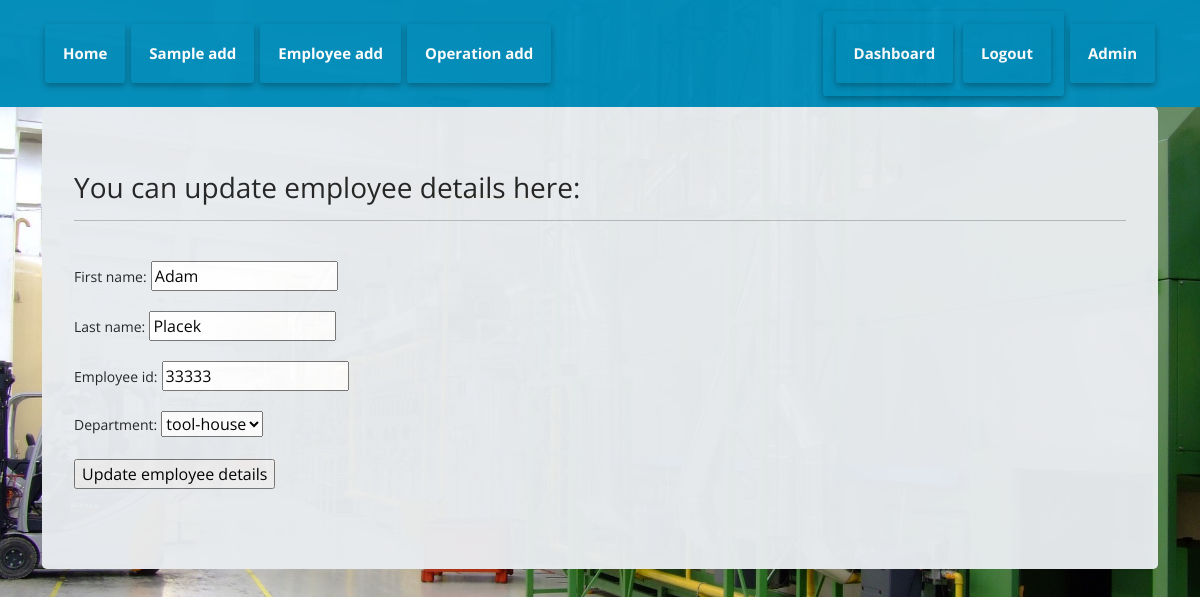
Screenshot of /employee/update/33333 (signed in) with the database file from the repository.
### employees/models.py (models this page shows, shortened)
class Employees(models.Model):
    first_name = models.CharField(max_length=50)
    last_name = models.CharField(max_length=100)
    employee_id = models.IntegerField(validators=[MinValueValidator(10000), MaxValueValidator(99999)], unique=True)
    STATUS_CHOICES = [
        ('quality', 'quality'),
        ('projects', 'projects'),
        ('tool-house', 'tool-house'),
        ('technical', 'technical'),
        ('other', 'other'),
    ]
    department = models.CharField(max_length=20, choices=STATUS_CHOICES)
    class Meta:
        verbose_name = "Employees"
        verbose_name_plural = "Employees"

### samples/decorators.py (the view)
    def wrapper(request, *args, **kwargs):
        if not request.user.is_authenticated:
            return redirect('my-login')
        return view_func(request, *args, **kwargs)

### employees/forms.py
class EmployeeAdder(ModelForm):
    class Meta:
        model = Employees
        fields = '__all__'

### employees/views.py (called while the page is built, shortened)
@custom_login_required
def employee_update(request, employee_id):
    employee = get_object_or_404(Employees, employee_id=employee_id)
    form = EmployeeAdder(instance=employee)
    context = {"EmployeeUpdate": form}
    return render(request, 'empl/employee-update.html', context)

### employees/templates/empl/employee-update.html (shortened to what this page needs)
{% extends 'base.html' %}
{% block content %}
<!DOCTYPE html>
<html lang="en">
<head>
    <h3><b> You can update employee details here: </b></h3>
</head>
<body>
    <hr>
    <br>
    <form method="post" autocomplete="off">
        {{ EmployeeUpdate.as_p }}
    <input type="submit" value="Update employee details"/>
    </form>
</body>
</html>
{% endblock %}

### rows the page displays
Employees: first_name "Adam", last_name "Placek", employee_id "33333", department "tool-house"
